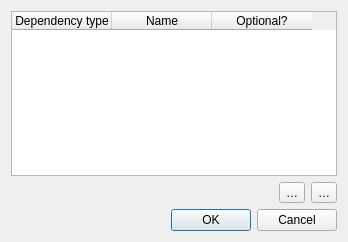
<?xml version="1.0" encoding="UTF-8"?>
<ui version="4.0">
 <class>DependencyDialog</class>
 <widget class="QDialog" name="DependencyDialog">
  <property name="geometry">
   <rect>
    <x>0</x>
    <y>0</y>
    <width>348</width>
    <height>242</height>
   </rect>
  </property>
  <property name="windowTitle">
   <string>Dependencies</string>
  </property>
  <layout class="QVBoxLayout" name="verticalLayout">
   <item>
    <widget class="QTableWidget" name="tableWidget">
     <property name="editTriggers">
      <set>QAbstractItemView::NoEditTriggers</set>
     </property>
     <property name="alternatingRowColors">
      <bool>true</bool>
     </property>
     <property name="selectionMode">
      <enum>QAbstractItemView::SingleSelection</enum>
     </property>
     <property name="selectionBehavior">
      <enum>QAbstractItemView::SelectRows</enum>
     </property>
     <property name="sortingEnabled">
      <bool>false</bool>
     </property>
     <attribute name="verticalHeaderVisible">
      <bool>false</bool>
     </attribute>
     <column>
      <property name="text">
       <string>Dependency type</string>
      </property>
     </column>
     <column>
      <property name="text">
       <string>Name</string>
      </property>
     </column>
     <column>
      <property name="text">
       <string>Optional?</string>
      </property>
     </column>
    </widget>
   </item>
   <item>
    <layout class="QHBoxLayout" name="horizontalLayout">
     <item>
      <spacer name="horizontalSpacer">
       <property name="orientation">
        <enum>Qt::Horizontal</enum>
       </property>
       <property name="sizeHint" stdset="0">
        <size>
         <width>40</width>
         <height>20</height>
        </size>
       </property>
      </spacer>
     </item>
     <item>
      <widget class="QToolButton" name="addDependencyToolButton">
       <property name="text">
        <string notr="true">…</string>
       </property>
      </widget>
     </item>
     <item>
      <widget class="QToolButton" name="removeDependencyToolButton">
       <property name="text">
        <string notr="true">…</string>
       </property>
      </widget>
     </item>
    </layout>
   </item>
   <item>
    <widget class="QDialogButtonBox" name="buttonBox">
     <property name="orientation">
      <enum>Qt::Horizontal</enum>
     </property>
     <property name="standardButtons">
      <set>QDialogButtonBox::Cancel|QDialogButtonBox::Ok</set>
     </property>
    </widget>
   </item>
  </layout>
 </widget>
 <resources/>
 <connections>
  <connection>
   <sender>buttonBox</sender>
   <signal>accepted()</signal>
   <receiver>DependencyDialog</receiver>
   <slot>accept()</slot>
   <hints>
    <hint type="sourcelabel">
     <x>248</x>
     <y>254</y>
    </hint>
    <hint type="destinationlabel">
     <x>157</x>
     <y>274</y>
    </hint>
   </hints>
  </connection>
  <connection>
   <sender>buttonBox</sender>
   <signal>rejected()</signal>
   <receiver>DependencyDialog</receiver>
   <slot>reject()</slot>
   <hints>
    <hint type="sourcelabel">
     <x>316</x>
     <y>260</y>
    </hint>
    <hint type="destinationlabel">
     <x>286</x>
     <y>274</y>
    </hint>
   </hints>
  </connection>
 </connections>
</ui>
